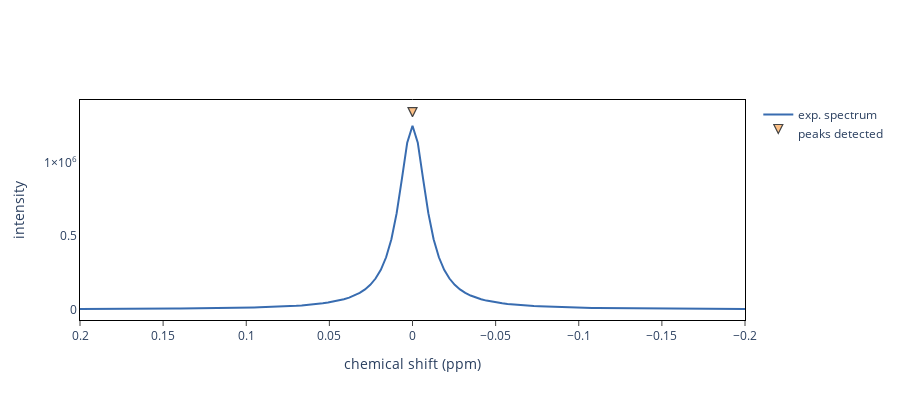

The cell this chart's notebook holds for it:
### Code cell
fig.update_layout(autosize=False, width=900, height=400)
fig.show()
